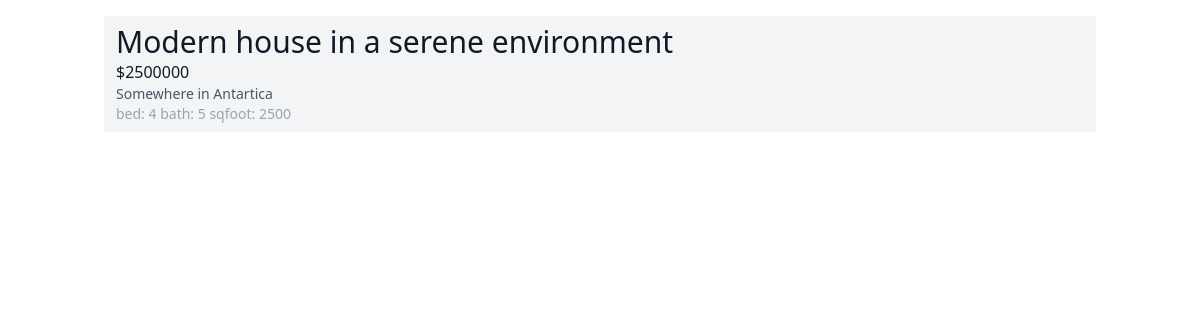
The app's page /listings/1/ with its own data.
### listings/models.py (models this page shows, shortened)
class Listing(models.Model):
    title = models.CharField(max_length=150)
    price = models.IntegerField()
    num_bedrooms = models.IntegerField()
    num_bathrooms = models.IntegerField()
    square_footage = models.IntegerField()
    address = models.CharField(max_length=100)
    image = models.ImageField()

### listings/views.py (the view)
# urls.py: path('listings/<pk>/', listing_retrieve),
def listing_retrieve(request, pk):
    listing = Listing.objects.get(id=pk)
    context = {
        "listing": listing
    }
    return render(request, "listing.html", context)

### templates/listing.html (shortened to what this page needs)
{% extends "base.html" %}
{% block content %}
<div class="px-3 py-2 bg-gray-100 rounded-sm">
    <h3 class="text-3xl text-gray-900">{{ listing.title }}</h3>
    <p class="text-gray-900">${{ listing.price }}</p>
    <p class="text-gray-600 text-sm">{{ listing.address }}</p>
    <p class="text-gray-400 text-sm">
        bed: {{ listing.num_bedrooms }}
        bath: {{ listing.num_bathrooms }}
        sqfoot: {{ listing.square_footage }}
    </p >
</div>
{% endblock content %}

### records on screen
Listing: title "Modern house in a serene environment", price "2500000", address "Somewhere in Antartica", num_bedrooms "4", num_bathrooms "5", square_footage "2500"
